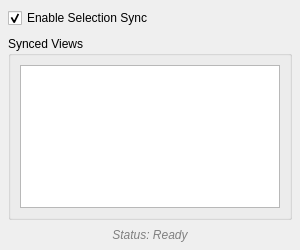
<?xml version="1.0" encoding="UTF-8"?>
<ui version="4.0">
 <class>SelectionSync</class>
 <widget class="QWidget" name="SelectionSync">
  <property name="geometry">
   <rect>
    <x>0</x>
    <y>0</y>
    <width>300</width>
    <height>250</height>
   </rect>
  </property>
  <layout class="QVBoxLayout" name="mainLayout">
   <property name="spacing"><number>8</number></property>
   <property name="leftMargin"><number>8</number></property>
   <property name="topMargin"><number>8</number></property>
   <property name="rightMargin"><number>8</number></property>
   <property name="bottomMargin"><number>8</number></property>
   
   <!-- Sync Enable -->
   <item>
    <widget class="QCheckBox" name="syncCheckbox">
     <property name="text"><string>Enable Selection Sync</string></property>
     <property name="checked"><bool>true</bool></property>
    </widget>
   </item>
   
   <!-- Views List -->
   <item>
    <widget class="QGroupBox" name="viewsGroup">
     <property name="title"><string>Synced Views</string></property>
     <layout class="QVBoxLayout" name="viewsLayout">
      <item>
       <widget class="QListWidget" name="viewsList">
        <property name="selectionMode"><enum>QAbstractItemView::MultiSelection</enum></property>
       </widget>
      </item>
     </layout>
    </widget>
   </item>
   
   <!-- Status -->
   <item>
    <widget class="QLabel" name="statusLabel">
     <property name="text"><string>Status: Ready</string></property>
     <property name="alignment"><set>Qt::AlignCenter</set></property>
     <property name="styleSheet"><string>color: gray; font-style: italic;</string></property>
    </widget>
   </item>
  </layout>
 </widget>
 <resources/>
 <connections/>
</ui>
